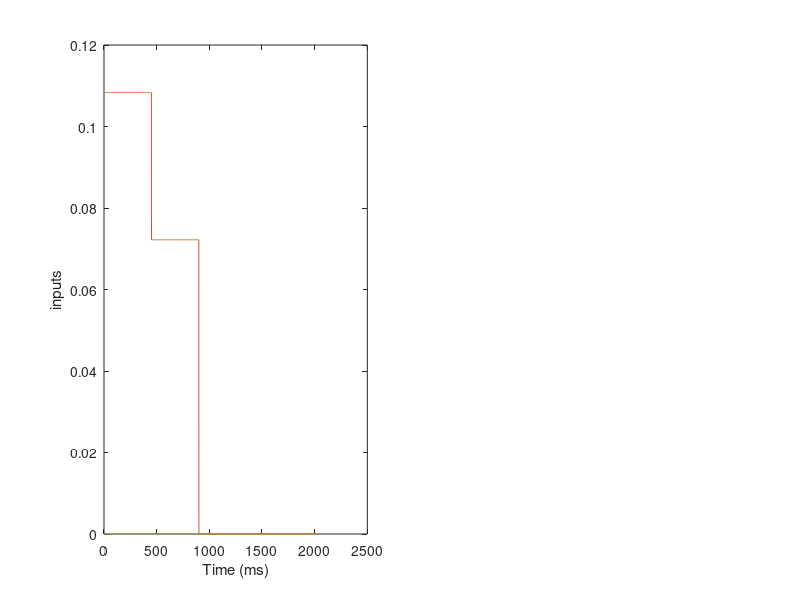

This figure's MATLAB source: (Note: this script raises an error after producing the figure.)
clear all
close all

% load('u_it0.mat')

rng(40);
t_total = 2001;
dt = 1;
norm_noise = .1;
N = 30^2; %number of neurons in LSM
tau_net = 10; %time constant for excitatory synaptic activation
g = .4; %LSM gain factor
p_c = .25;
r_0 = .2;
f_x = .0004;
f_y = .0002;
omega = 2*pi*(.004);
I = .2;
k_length = 2;

k_adap = .5;
tau_adap = 400;


%% creation of weight matrix
alpha = 1.3;
sigma = .6; %weird behavior under one
alpha_in = 1;
sigma_in = 4;
beta = -13.5;
ind = 1:N;
sz = [sqrt(N) sqrt(N)];
[row,col] = ind2sub(sz,ind);
dist = zeros(N,N);
for i = 1:N
    for j = 1:N
        row_dist = row(i) - row(j);
        if row_dist > sqrt(N)/2
            row_dist = row_dist - sqrt(N);
        end
        col_dist = col(i) - col(j);
        if col_dist > sqrt(N)/2
            col_dist = col_dist - sqrt(N);
        end
        dist(i,j) = sqrt(row_dist^2 + col_dist^2);
%         dist(i,j) = dist(i,j) - sqrt(N)*int(dist(i,j)/sqrt(N));
    end
end
J_ij = alpha*exp(-(dist.^2)/(2*(sigma^2)));
I_ij = alpha_in*exp(-(dist.^2)/(2*(sigma_in^2)));
J_ij(J_ij<.0001) = beta/N;

J_ij = J_ij + (g/sqrt(N))*normrnd(0,1,N,N); %LSM recurrent weights
% J_ij = J_ij + (g/sqrt(p_c*N))*full(sprandn(N,N,p_c)); %LSM recurrent weights
J_ij = J_ij - diag(diag(J_ij));
% J_ij = normrnd(0,g/sqrt(N),N,N); %LSM recurrent weights
% J_ij = (g/sqrt(p_c*N))*full(sprandn(N,N,p_c));
eig_W = eig(J_ij);
rate_it_record = zeros(N,t_total,k_length);

u_it0 = normrnd(0,.1,N,1);

for k = 1:k_length
    if k == 1
        PI_it_t = zeros(N,t_total); %input signal in t
%         PI_it_t = PI_it_t1;
        PI_it_x = zeros(N,t_total); %input signal in x
%         PI_it_x = ((-1000:1000).^2).*normrnd(0,1,N,1)/(1000^2);
%         PI_it_x(:,501:600) = 1*ones(N,100).*I_ij(:,200);
        PI_it_x(:,1:450) = 1*ones(N,450).*I_ij(:,randi(N));
        PI_it_x(:,451:900) = 1*ones(N,450).*I_ij(:,randi(N));
        PI_it_y = zeros(N,t_total); %input signal in y
%         PI_it_x(:,1101:1200) = 1*ones(N,100).*I_ij(:,randi(N));
%         PI_it_x(:,1:100) = 1*ones(N,100).*normrnd(0,1,N,1);
    elseif k == 2
%         PI_it_t = PI_it_t1;
%         PI_it_t(:,1:100) = 1*ones(N,100).*normrnd(0,1,N,1);
%         PI_it_x(:,501:600) = PI_it_x(:,1101:1200);
%         PI_it_x(:,1:100) = 1*ones(N,100).*I_ij(:,randi(N));
%         PI_it_x(:,1101:1200) = 0*ones(N,100).*I_ij(:,200);
%         PI_it_x(:,1101:1200) = 1*ones(N,100).*I_ij(:,randi(N));
%         PI_it_x(:,1:100) = 1*ones(N,100).*normrnd(0,1,N,1);
%         PI_it_y = zeros(N,t_total); %input signal in y
%         PI_it_x = zeros(N,t_total); %input signal in x
%         PI_it_t = abs(1*sin(2*pi*f_x*(1:t_total)));
%         PI_it_t = zeros(1,t_total);
%         PI_it_x = PI_it_x1;
%         PI_it_x = (-2500:2500).^2; 
%         PI_it_x = PI_it_x./max(PI_it_x); 
%         PI_it_y = zeros(N,t_total); 
    end
    u_it = zeros(N,t_total);
    adap_it = zeros(N,t_total);
    rate_it = zeros(N,t_total);
    patt_time = zeros(sqrt(N),sqrt(N),t_total);
    patty = zeros(sqrt(N),sqrt(N),t_total);
%     u_it(:,1) = normrnd(0,.1,N,1);
%     u_it(1,1:100) = 10;
%     u_it(:,1) = u_it0;

    figure('Renderer', 'painters', 'Position', [200 300 1000 400])
    subplot(1,2,1)
    plot(mean(PI_it_t,1))
    hold on
    plot(mean(PI_it_x,1))
    hold on
    plot(mean(PI_it_y,1))
    ylabel('inputs')
    xlabel('Time (ms)')
    
    
    if k == 1
        v = VideoWriter('movie','Indexed AVI');
        v.FrameRate = 240;
        v.Colormap = parula;
        open(v);
    elseif k == 2
        close(v)
%         v2 = VideoWriter('movie2','Indexed AVI');
%         v2.FrameRate = 240;
%         v2.Colormap = parula;
%         open(v2);
%         maxi = max(rate_it_record(:,:,1),[],'all')/2;
%         mini = min(rate_it_record(:,:,1),[],'all')/2;
    end

    for t = 2:t_total
        rate_it(:,t-1) = phi(u_it(:,t-1),r_0);
        sum_wji = J_ij*rate_it(:,t-1);
        position_input = PI_it_t(:,t) + PI_it_x(:,t) + PI_it_y(:,t);
        del_ui = (randn(N,1)*norm_noise + position_input -u_it(:,t-1) - adap_it(:,t-1) + sum_wji)*(dt/tau_net);
        del_adap = (-adap_it(:,t-1) + k_adap*u_it(:,t-1))*(dt/tau_adap);
        u_it(:,t) = u_it(:,t-1) + del_ui;
        adap_it(:,t) = adap_it(:,t-1) + del_adap;
        for i = 1:N
            patt_time(row(i),col(i),t) = rate_it(i,t-1);
            patty(row(i),col(i),t) = PI_it_x(i,t-1);
        end
        if k == 1
            im = mat2gray(patt_time(:,:,t), [-.1 .75]);
            [im2,cmap] = gray2ind(im,64);
            writeVideo(v,im2);  
        elseif k == 2
%             im = mat2gray(patt_time(:,:,t));
%             im = mat2gray(patt_time(:,:,t), [mini maxi]);
%             [im2,cmap] = gray2ind(im,64);
%             writeVideo(v2,im2);
        end
    end
    
    rate_it_record(:,:,k) = rate_it;
    
%     a_corr = zeros(1,t_total);
%     for tau = 1:t_total
%         a_corr_tau = rate_it(:,1:(t_total-tau)).*rate_it(:,tau+1:t_total);
%         a_corr_sum = sum(a_corr_tau,1)/N;
%         a_corr(tau) = sum(a_corr_sum)/(t_total-tau);
%     end
        
    subplot(1,2,2)
    imagesc(rate_it)
    ylabel('RNN activity')
    xlabel('Time (ms)')
    
%     subplot(2,2,3)
%     plot(a_corr)
%     ylabel('Autocorrelation')
%     xlabel('Time (ms)')
end

% close(v2);



corr_12 = zeros(1,t_total);
for t = 1:t_total
    mean_t = mean(rate_it(:,t));
    corr_12(t) = corr(rate_it_record(:,t,1),rate_it_record(:,t,2));
end

figure
plot(corr_12)
ylabel('Correlation betweeen state 1 and state 2 at time t')
xlabel('Time (ms)')


% figure
% plot(eig_W,'o')
% hold on
% plot(cos(0:.01:2*pi),sin(0:.01:2*pi));
% xlabel('Real component')
% ylabel('imaginary component')
% title('Eigenvalues')
% xlim([-1.5 1.5])
% ylim([-1.5 1.5])
% 
figure
histogram(randn(N,1)*norm_noise)
hold on
histogram(patty(:,:,2))


function y = phi(x,r_0)
y = r_0*tanh(x/r_0).*(x<=0) + (2-r_0)*tanh(x/(2-r_0)).*(x>0);
end
